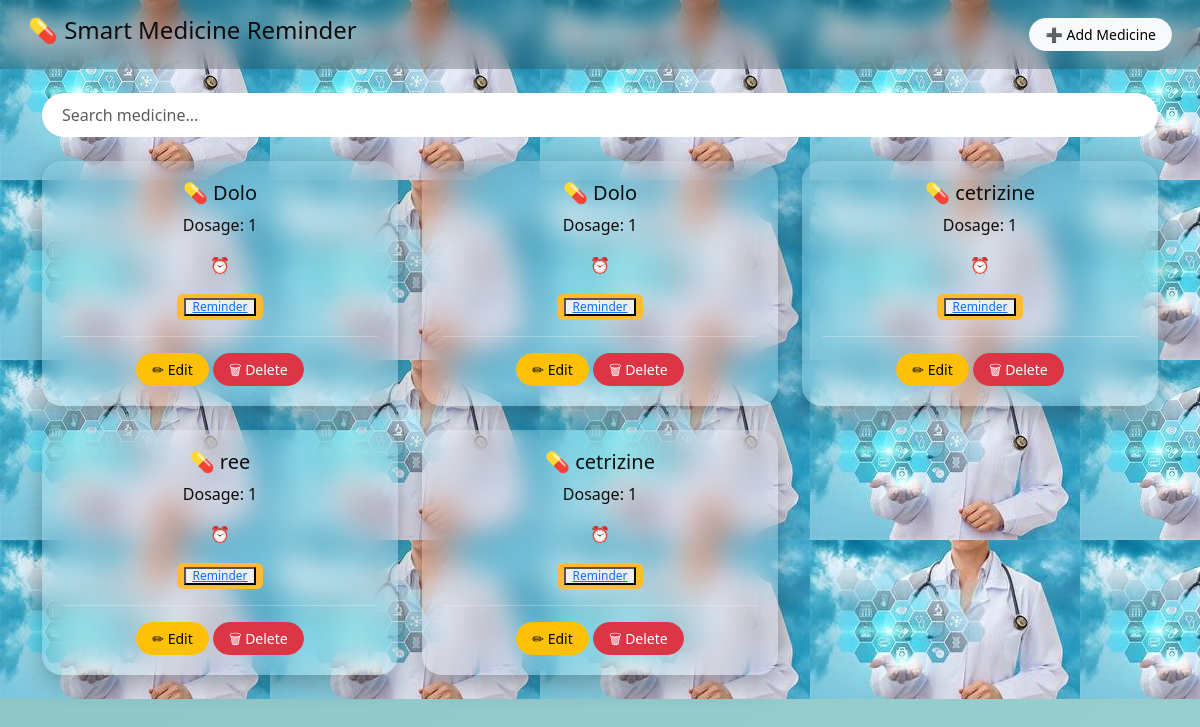
/medicine_list/, run on an earlier commit of the app's database.
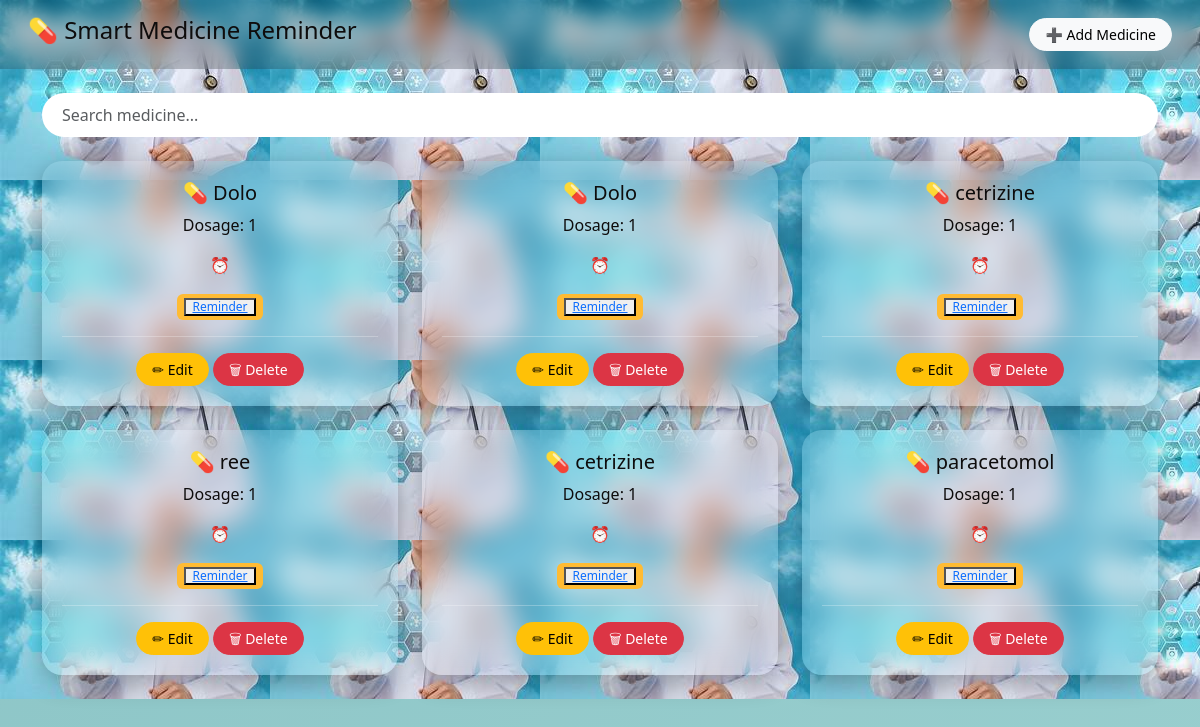
And on a later commit of the database.
### app1/models.py (models this page shows, shortened)
class Medicine(models.Model):
    name = models.CharField(max_length=100)
    dosage = models.CharField(max_length=50)
    reminder_time = models.TimeField()
    repeat_daily = models.BooleanField(default=True)
    created_at = models.DateTimeField(auto_now_add=True)

### app1/views.py (the view)
# urls.py: path('medicine_list/', views.medicine_list, name='medicine_list'),
def medicine_list(request):
    medicines = Medicine.objects.all()
    return render(request, 'medicine_list.html', {'medicines': medicines})

### templates/medicine_list.html (shortened to what this page needs)
<!DOCTYPE html>
<html>
<head>
<link href="https://cdn.jsdelivr.net/npm/bootstrap@5.3.2/dist/css/bootstrap.min.css" rel="stylesheet">
</head>
<body>
<div class="hero-section" style="background-image: url('/static/images/host.jpg');">
<nav class="navbar navbar-dark p-3">
<div class="container-fluid">
<h4>💊 Smart Medicine Reminder</h4>
<a href="{% url 'add_medicine' %}"
   class="btn btn-light btn-custom">
➕ Add Medicine
</a>
</div>
</nav>
<div class="container mt-4">
<input type="text"
       id="searchInput"
       class="form-control search-box mb-4"
       placeholder="Search medicine...">
<div class="row" id="medicineContainer">
{% for med in medicines %}
<div class="col-md-4 mb-4 medicine-item">
<div class="med-card text-center"
     id="card-{{ med.id }}">
<h5>💊 {{ med.name }}</h5>
<p>Dosage: {{ med.dosage }}</p>
<p class="med-time"
   data-id="{{ med.id }}">
⏰ {{ med.time|time:"H:i" }}
</p>
{% if med.taken %}
<span class="badge badge-taken">
✔ Taken
</span>
{% else %}
<span class="badge badge-pending">
<button><a href="{% url 'medi' %}">Reminder</a></button>
</span>
{% endif %}
<hr style="border-color:white;">
<a href="{% url 'edit_medicine' med.id %}"
   class="btn btn-warning btn-sm btn-custom">
✏ Edit
</a>
<a href="{% url 'delete_medicine' med.id %}"
   class="btn btn-danger btn-sm btn-custom">
🗑 Delete
</a>
</div>
</div>
{% empty %}
<p>No medicines added yet.</p>
{% endfor %}
</div>
</div>
</div>
</body>
</html>

### templates/medicine_list.html (style rules this page uses)
body { background: linear-gradient(135deg,#8ac3c5,#98cece); min-height:100vh; font-family:'Segoe UI',sans-serif; color:rgb(14, 12, 12); }
.navbar { background: rgba(0,0,0,0.2); backdrop-filter: blur(10px); }
.med-card { background: rgba(255,255,255,0.15); border-radius:20px; padding:20px; backdrop-filter: blur(15px); box-shadow:0 8px 25px rgba(0,0,0,0.3); transition:0.3s; }
.badge-pending { background:#ffbb33; }
.btn-custom { border-radius:30px; padding:5px 15px; font-size:14px; }
.search-box { border-radius:30px; padding:10px 20px; border:none; }

What changed in the data, as far as the page shows it:
added Medicine: name "paracetomol", dosage "1"
